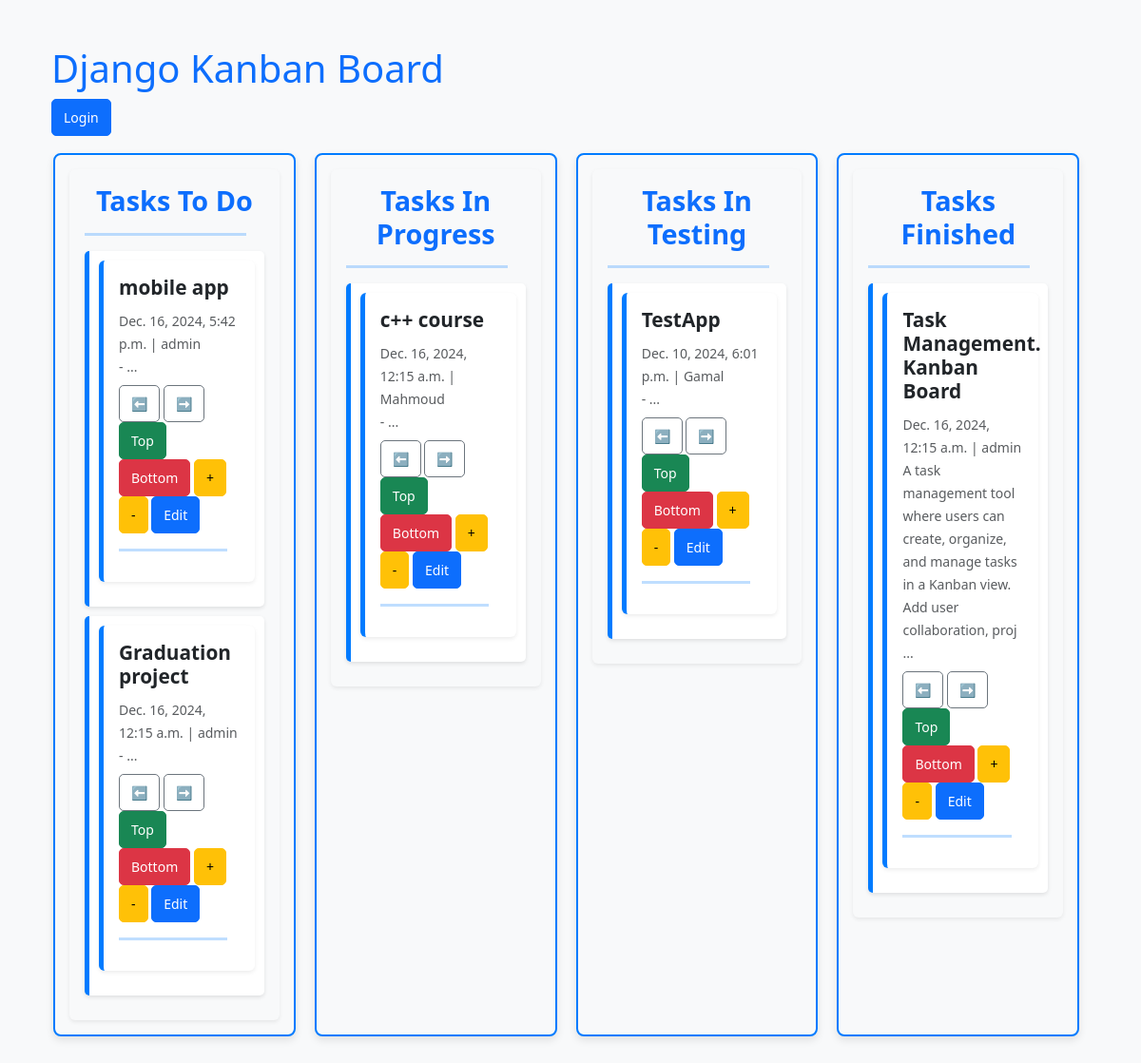
The page / on the database its author committed.
### kanban/models/task.py (models this page shows, shortened)
class Task(models.Model):
    class Meta:
        ordering = ['-date_modified']
    STATUS_CHOICES = {
        ('TODO', 'To Do'),
        ('PROG', 'In Progress'),
        ('TEST', 'In Testing'),
        ('DONE', 'Done'),
    }
    uuid = models.UUIDField(primary_key=True, editable=False, default=uuid.uuid4)
    priority = models.IntegerField(default=0)
    title = models.CharField(max_length=200)
    description = models.TextField(blank=True, null=True)
    status = models.CharField(max_length=4, choices=STATUS_CHOICES, default='TODO')
    date_created = models.DateTimeField(default=datetime.datetime.now())
    date_modified = models.DateTimeField(default=datetime.datetime.now())
    author = models.CharField(max_length=200, default='No Author')

### kanban/views/index.py (the view)
# urls.py: path('', views.Index.as_view(), name='index'),
class Index(TemplateView):
    template_name = 'kanban/index.html'
    def get_context_data(self, **kwargs):
        context = super(Index, self).get_context_data(**kwargs)
        context['TODO_list'] = Task.objects.filter(status='TODO').order_by('-priority')[:15]
        context['PROG_list'] = Task.objects.filter(status='PROG').order_by('-priority')[:15]
        context['TEST_list'] = Task.objects.filter(status='TEST').order_by('-priority')[:15]
        context['DONE_list'] = Task.objects.filter(status='DONE').order_by('-priority')[:15]
        return context

### kanban/templates/kanban/index.html (shortened to what this page needs)
{% extends 'kanban/kanban_base.html' %}
{% block content %}
<div class="container-fluid py-5">
    <div class="row mb-4">
        <h1 class="text-primary">Django Kanban Board</h1>
        <div>
            {% if user.is_authenticated %}
                <strong>{{ user.username|capfirst }}</strong>
                <a href="{% url 'accounts-logout'%}" class="btn btn-sm btn-danger">Logout</a>
                <a href="{% url 'index' %}" class="btn btn-sm btn-secondary">All Tasks</a>
                <a href="{% url 'user-tasks' %}" class="btn btn-sm btn-info">My Tasks</a>
                <a href="{% url 'task-add' %}" class="btn btn-sm btn-success">Add Task</a>
            {% else %}
                <a href="{% url 'accounts-login' %}" class="btn btn-sm btn-primary">Login</a>
            {% endif %}
        </div>
    </div>
    <div class="row row-cols-1 row-cols-sm-2 row-cols-md-4 g-3">
        {% include 'kanban/index_task_list.html' with task_list=TODO_list title='Tasks To Do'%}
        {% include 'kanban/index_task_list.html' with task_list=PROG_list title='Tasks In Progress' %}
        {% include 'kanban/index_task_list.html' with task_list=TEST_list title='Tasks In Testing' %}
        {% include 'kanban/index_task_list.html' with task_list=DONE_list title='Tasks Finished' %}
    </div>
</div>
{% endblock %}

### kanban/templates/kanban/index_task_list.html
<div id="{{ title|slugify }}" class="kanban-tasklist col">
    <div class="p-3 bg-light rounded shadow-sm">
        <h4 class="text-center text-primary">{{ title }}</h4>
        <hr>
        <div class="task-container">
            {% if task_list %}
                {% for task in task_list %}
                    <div id="task-{{ task.id }}" class="kanban-tasklist-taskpanel" data-id="{{ task.id }}">
                        {% include 'kanban/index_task_panel.html' with task=task %}
                    </div>
                {% endfor %}
            {% else %}
                <p class="text-muted text-center">No Tasks Present</p>
            {% endif %}
        </div>
    </div>
</div>

### kanban/templates/kanban/index_task_panel.html
<div class="kanban-tasklist-taskpanel p-3 mb-3 bg-white rounded shadow-sm">
    <h6 class="fw-bold">
        <a href="{% url 'task-detail' pk=task.uuid %}" class="text-dark text-decoration-none">
            {{ task.title|slice:":45" }}
        </a>
    </h6>
    <p class="text-muted mb-2">
        <small>{{ task.date_created }} | {{ task.author }}</small> <br>
        <small>
            {% if task.description %}
                {{ task.description|slice:":120" }}
                {% if task.description|length > 120 %} ... {% endif %}
            {% else %}
                - ...
            {% endif %}
        </small>
    </p>
    <small>
        <a href="{% url 'task-action-decrease_status' pk=task.uuid %}" class="btn btn-sm btn-outline-secondary">⬅</a>
        <a href="{% url 'task-action-increase_status' pk=task.uuid %}" class="btn btn-sm btn-outline-secondary">➡</a>
        <a href="{% url 'task-action-max_priority' pk=task.uuid%}" class="btn btn-sm btn-success">Top</a>
        <a href="{% url 'task-action-min_priority' pk=task.uuid%}" class="btn btn-sm btn-danger">Bottom</a>
        <a href="{% url 'task-action-increase_priority' pk=task.uuid %}" class="btn btn-sm btn-warning">+</a>
        <a href="{% url 'task-action-decrease_priority' pk=task.uuid %}" class="btn btn-sm btn-warning">-</a>
        <a href="{% url 'task-edit' pk=task.uuid %}" class="btn btn-sm btn-primary">Edit</a>
    </small>
    <hr>
</div>

### kanban/static/kanban/kanban.css (style rules this page uses)
h6 { line-height: 1.2em; font-weight: bold; }
h4 { font-size: 1.5em; font-weight: bold; color: #007bff; }
hr { height: 3px; width: 90%; background: #007bff; border: none; }
p { margin-top: 0.2em; margin-bottom: 0.6em; font-size: 1em; color: #333; }
.kanban-tasklist { width: 23%; min-width: 200px; margin: 10px; background-color: #f8f9fa; border: 2px solid #007bff; padding: 15px; border-radius: 8px; box-shadow: 0 4px 8px rgba(0, 0, 0, 0.1); transition: all 0.3s ease-in-out; }
.kanban-tasklist-taskpanel { background: white; padding: 10px; margin-bottom: 10px; border-left: 5px solid #007bff; border-radius: 5px; box-shadow: 0 2px 4px rgba(0, 0, 0, 0.1); transition: background-color 0.3s ease-in-out; }
.btn { padding: 8px 12px; font-size: 14px; border-radius: 5px; }
a { text-decoration: none; color: #007bff; }
h4, h6 { font-weight: bold; color: #007bff; }
h4 { font-size: 1.8em; }
h6 { font-size: 1.3em; margin-bottom: 0.5em; }

### rows shown on the page
Task: title "mobile app", date_created "Dec. 16, 2024, 5:42 p.m.", author "admin"
Task: title "Graduation project", date_created "Dec. 16, 2024, 12:15 a.m.", author "admin"
Task: title "c++ course", date_created "Dec. 16, 2024, 12:15 a.m.", author "Mahmoud"
Task: title "TestApp", date_created "Dec. 10, 2024, 6:01 p.m.", author "Gamal"
Task: title "Task Management. Kanban Board", date_created "Dec. 16, 2024, 12:15 a.m.", author "admin", description "A task management tool where users can create, organize, and manage tasks in a Kanban view. Add user collaboration, proj"

### other values the page prints
{{ title }} "Tasks To Do Tasks In Progress Tasks In Testing Tasks Finished"
